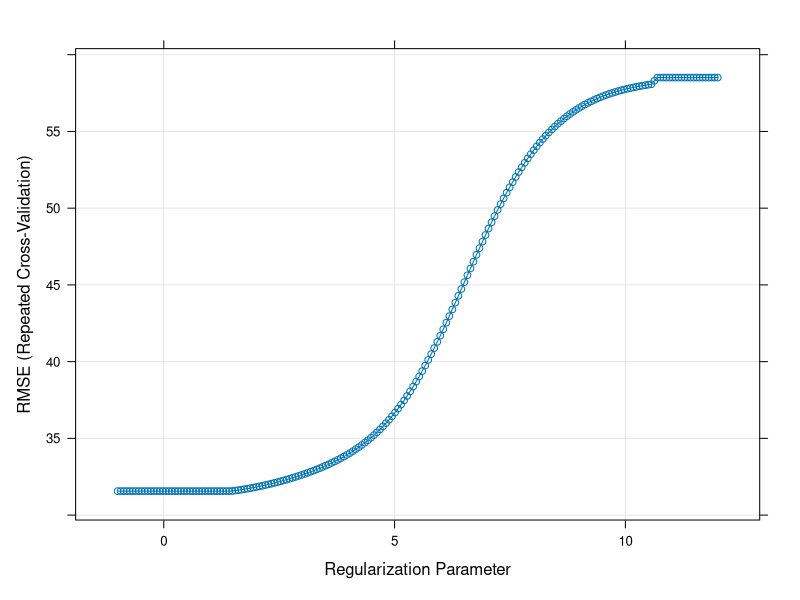
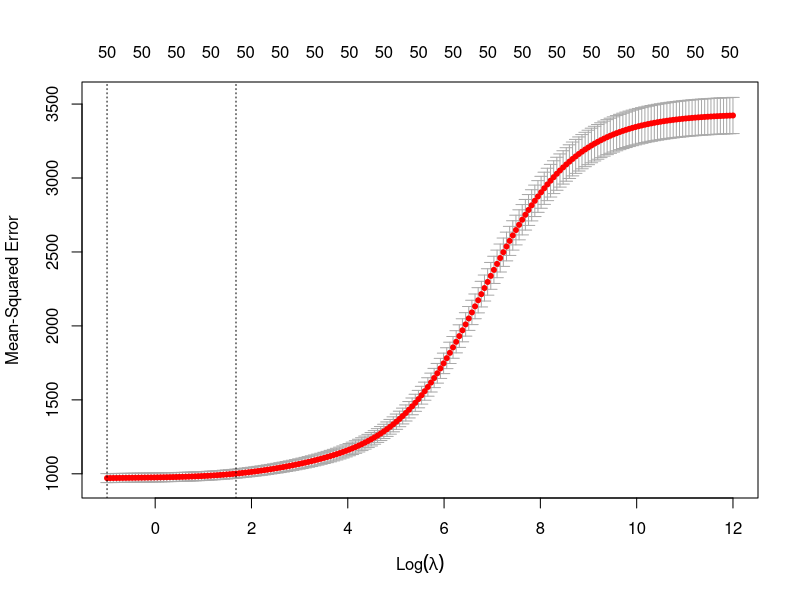
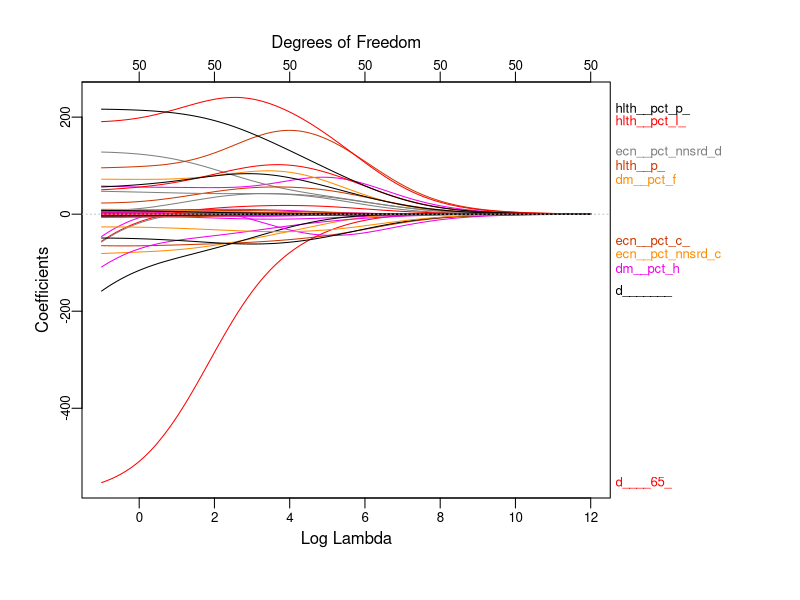
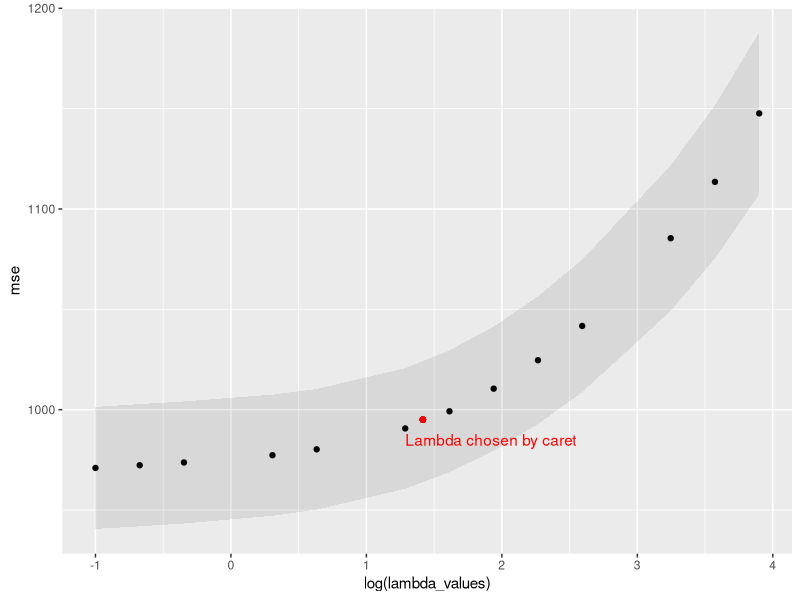

These figures' R source, in order:
## ---- chunk 1
library(tidyverse)
library(caret)
library(modelr)
library(glmnet)
library(pls)
## ---- chunk 2
heart <- read_csv("./data/laura_test_version.csv") %>% 
  select(-row_id)

skimr::skim(heart)
#removing var with over 10% missing health__homicides_per_100k, health__pct_excessive_drinking

heart <- heart %>% 
  select(-health__homicides_per_100k, 
    -health__pct_excessive_drinking)
#two missingest variables

heart_nona <- heart %>% 
  drop_na()

x <- model.matrix(heart_disease_mortality_per_100k ~ ., data = heart_nona)[,-1]
y <- heart_nona$heart_disease_mortality_per_100k
## ---- chunk 3
set.seed(100)
ctrl1 <- trainControl(method = "repeatedcv", number = 10, repeats = 5)
## ---- chunk 4
set.seed(100)

ridge_fit <- train(x, y,
                     method = "glmnet",
                     tuneGrid = expand.grid(alpha = 0, 
                                            lambda = exp(seq(-1, 12, length = 200))),
                    #preProc = c("center", "scale"),
                     trControl = ctrl1)


plot(ridge_fit, xTrans = function(x) log(x)) #in correct range

best_lambda_ridge = ridge_fit$bestTune$lambda # lower lambda bc adjusted bounds


#ridge_pred <- predict(ridge_fit$finalModel, s = best_lambda_ridge, newx = x_test)

#ridge_MSE = mean((ridge_pred - y_test)^2) #slightly lower mse

#Glmnet for vizualization #i think this is bad
ridge_cv_glmnet <- cv.glmnet(x, y, 
                      alpha = 0, 
                      lambda = exp(seq(-1, 12, length = 200)), 
                      type.measure = "mse")

plot(ridge_cv_glmnet, xvar = "lambda", label = TRUE)

plotmo::plot_glmnet(ridge_cv_glmnet$glmnet.fit, xvar = "lambda")

ridge_cv_table <- tibble(lambda_values = ridge_cv_glmnet$lambda, mse = ridge_cv_glmnet$cvm, mse_upper = ridge_cv_glmnet$cvup, mse_lower = ridge_cv_glmnet$cvlo)

##MSE
ridge_cv_table %>% 
  arrange(mse) %>% 
  filter(lambda_values == best_lambda_ridge)

ridge_mse_plot <- ridge_cv_table %>% 
  filter(lambda_values %in% exp(seq(-1, 4, length = 200))) %>% 
  ggplot(aes(x = log(lambda_values), y = mse)) +
  geom_point() +
  geom_point(aes(x = log(best_lambda_ridge), y = 995), color = "red") +
  geom_ribbon(aes(ymin = mse_lower, ymax = mse_upper), alpha = 0.1)
  
ridge_mse_plot + annotate("text", x = 0.5 + log(best_lambda_ridge), y = 985, label = "Lambda chosen by caret", color = "red")
#for fun


## Fit a glmnet with besttune from caret

ridge_glmnet <- glmnet(x, y, alpha = 0, lambda = best_lambda_ridge)

broom::tidy(ridge_glmnet) %>% 
  arrange(abs(estimate)) #see shrunk coefficients with lambda chosen by caret

predict(ridge_glmnet, s = best_lambda_ridge, type="coefficients") 
## ---- chunk 5
ridge_cv_table %>% 
  arrange(mse) %>% 
  filter(lambda_values == best_lambda_ridge) %>% 
  knitr::kable()
